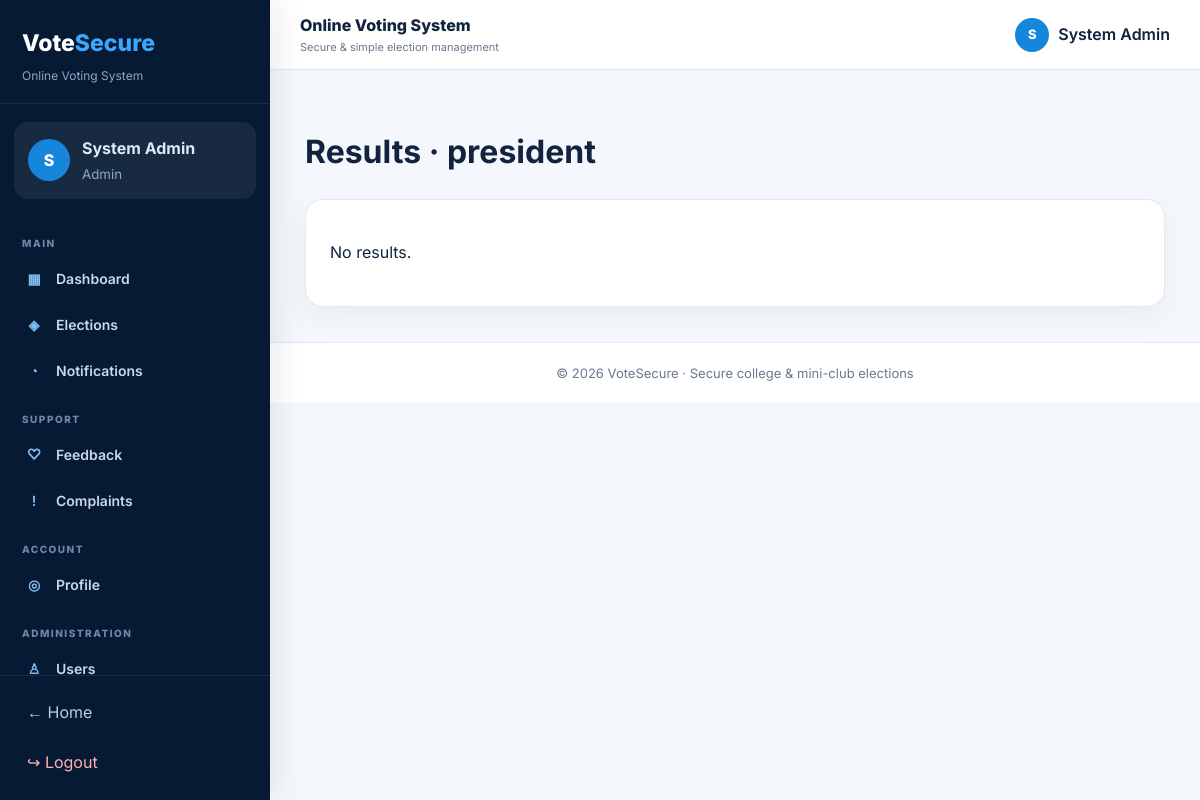
The app's page /results/3 (signed in) with its own data.
### tables this page shows
CREATE TABLE users(id INTEGER PRIMARY KEY AUTOINCREMENT,name TEXT NOT NULL,email TEXT UNIQUE NOT NULL,password_hash TEXT NOT NULL,role TEXT NOT NULL CHECK(role IN ('voter','candidate','admin')),phone TEXT,language TEXT DEFAULT 'English',accessibility INTEGER DEFAULT 0,is_active INTEGER DEFAULT 1,created_at TEXT NOT NULL);

CREATE TABLE elections(id INTEGER PRIMARY KEY AUTOINCREMENT,title TEXT NOT NULL,description TEXT,start_at TEXT NOT NULL,end_at TEXT NOT NULL,status TEXT NOT NULL DEFAULT 'Draft',created_by INTEGER,created_at TEXT NOT NULL,FOREIGN KEY(created_by) REFERENCES users(id));

### app.py (the view)
@app.route('/results/<int:eid>')
@login_required
def results(eid):
    e = q(
        'SELECT * FROM elections WHERE id=?',
        (eid,),
        True
    )
    if not e:
        abort(404)
    rows = q(
        '''
        SELECT
            u.name candidate_name,
            COUNT(v.id) votes
        FROM nominations n
        JOIN users u
            ON u.id=n.candidate_id
        LEFT JOIN votes v
            ON v.candidate_id=n.candidate_id
            AND v.election_id=n.election_id
        WHERE n.election_id=?
        AND n.status='Approved'
        GROUP BY n.candidate_id
        ORDER BY votes DESC
        ''',
        (eid,)
    )
    return render_template(
        'results.html',
        e=e,
        rows=rows
    )

### app.py (called while the page is built, shortened)
def get_db():
    if 'db' not in g:
        os.makedirs(
            os.path.dirname(DB_PATH),
            exist_ok=True
        )
        g.db = sqlite3.connect(DB_PATH)
        g.db.row_factory = sqlite3.Row
        g.db.execute(
            'PRAGMA foreign_keys=ON'
        )
    return g.db

def q(sql, args=(), one=False):
    cur = get_db().execute(sql, args)
    rows = cur.fetchall()
    cur.close()
    if one:
        return rows[0] if rows else None
    return rows

def login_required(fn):
    @wraps(fn)
    def wrap(*a, **kw):
        return fn(*a, **kw)
    return wrap

@app.context_processor
def common():
    unread = 0
    if session.get('user_id'):
        row = q(
            '''
            SELECT COUNT(*) AS c
            FROM notifications
            WHERE user_id=? AND is_read=0
            ''',
            (session['user_id'],),
            True
        )
        unread = row['c'] if row else 0
    current_user = None
    if session.get('user_id'):
        current_user = q(
            'SELECT * FROM users WHERE id=?',
            (session['user_id'],),
            True
        )
    return {
        'unread_notifications': unread,
        'current_user': current_user
    }

### templates/results.html
{% extends 'base.html' %}{% block content %}<h1>Results · {{e.title}}</h1>
<div class="card">{% for r in rows %}<div class="result">
    <div>
        <b>{{r.candidate_name}}</b>
        <small>{{r.votes}} vote(s)</small>
    </div>
    <div class="bar">
        <span style="width:{{(r.votes / (rows|sum(attribute='votes') or 1))*100}}%">
        </span>
    </div>
</div>{% else %}<p>No results.</p>{% endfor %}</div>{% endblock %}

### templates/base.html (shortened to what this page needs)
<!doctype html>
<html lang="en">
<head>
    <link rel="stylesheet" href="{{ url_for('static', filename='css/style.css') }}">
</head>
<body>
    {% if current_user %}
        <div class="app-layout">
            <aside class="sidebar" id="sidebar">
                <div class="sidebar-brand">
                    <a href="{{ url_for('dashboard') }}" class="brand">Vote<span>Secure</span></a>
                    <p>Online Voting System</p>
                </div>
                <div class="sidebar-user">
                    <div class="avatar">{{ session.name[:1]|upper }}</div>
                    <div>
                        <strong>{{ session.name }}</strong>
                        <small>{{ session.role|capitalize }}</small>
                    </div>
                </div>
                <nav class="sidebar-nav" aria-label="Dashboard navigation">
                    <p class="nav-section-title">MAIN</p>
                    <a class="{% if request.endpoint in ['dashboard', 'voter_dashboard', 'candidate_dashboard', 'admin_dashboard'] %}active{% endif %}" href="{{ url_for('dashboard') }}">
                        <span>▦</span> Dashboard
                    </a>
                    <a class="{% if request.endpoint in ['elections', 'election_detail', 'vote', 'confirmation'] %}active{% endif %}" href="{{ url_for('elections') }}">
                        <span>◈</span> Elections
                    </a>
                    <a class="{% if request.endpoint == 'notifications' %}active{% endif %}" href="{{ url_for('notifications') }}">
                        <span>◔</span> Notifications
                    </a>
                    <p class="nav-section-title">SUPPORT</p>
                    <a class="{% if request.endpoint == 'feedback' %}active{% endif %}" href="{{ url_for('feedback') }}">
                        <span>♡</span> Feedback
                    </a>
                    <a class="{% if request.endpoint == 'complaints' %}active{% endif %}" href="{{ url_for('complaints') }}">
                        <span>!</span> Complaints
                    </a>
                    <p class="nav-section-title">ACCOUNT</p>
                    <a class="{% if request.endpoint == 'profile' %}active{% endif %}" href="{{ url_for('profile') }}">
                        <span>◎</span> Profile
                    </a>
                    {% if session.role == 'admin' %}
                        <p class="nav-section-title">ADMINISTRATION</p>
                        <a class="{% if request.endpoint == 'admin_users' %}active{% endif %}" href="{{ url_for('admin_users') }}">
                            <span>♙</span> Users
                        </a>
                    {% endif %}
                </nav>
                <div class="sidebar-bottom">
                    <a href="{{ url_for('index') }}">← Home</a>
                    <a href="{{ url_for('logout') }}" class="logout-link">↪ Logout</a>
                </div>
            </aside>
            <div class="dashboard-area">
                <header class="dashboard-topbar">
                    <div>
                        <span class="topbar-title">Online Voting System</span>
                        <small>Secure &amp; simple election management</small>
                    </div>
                    <a href="{{ url_for('profile') }}" class="topbar-profile">
                        <span class="avatar small">{{ session.name[:1]|upper }}</span>
                        <span>{{ session.name }}</span>
                    </a>
                </header>
                <main class="dashboard-content">
    {% endif %}
    {% block content %}{% endblock %}
    {% if current_user %}
                </main>
                <footer class="dashboard-footer">
                    © 2026 VoteSecure · Secure college &amp; mini-club elections
                </footer>
            </div>
        </div>
    {% else %}
        </main>
        <footer>
            © 2026 VoteSecure · Secure college &amp; mini-club elections
        </footer>
    {% endif %}
</body>
</html>

### static/css/style.css (style rules this page uses)
:root { --navy: #061a33; --blue: #0879d1; --blue-dark: #075fa5; --blue-soft: #e8f3fc; --text: #12233f; --muted: #687b90; --border: #e0e8f1; --bg: #f4f7fb; --white: #ffffff; --success: #176b3a; --danger: #a62929; }
* { box-sizing: border-box; }
html { scroll-behavior: smooth; }
body { margin: 0; font-family: Inter, Arial, sans-serif; background: var(--bg); color: var(--text); line-height: 1.6; }
a { color: var(--blue); }
.brand { color: var(--white); text-decoration: none; font-size: 23px; font-weight: 800; }
.brand span { color: #3aa8ff; }
.app-layout { min-height: 100vh; display: flex; }
.sidebar { width: 270px; min-width: 270px; background: #061a33; color: #dce9f7; display: flex; flex-direction: column; position: fixed; inset: 0 auto 0 0; z-index: 100; box-shadow: 8px 0 30px rgba(6, 26, 51, 0.08); }
.sidebar-brand { padding: 25px 22px 18px; border-bottom: 1px solid rgba(255, 255, 255, 0.08); }
.sidebar-brand p { margin: 4px 0 0; color: #8fa8c2; font-size: 12px; }
.sidebar-user { margin: 18px 14px; padding: 14px; border-radius: 14px; background: rgba(255, 255, 255, 0.07); display: flex; align-items: center; gap: 12px; }
.sidebar-user strong, .sidebar-user small { display: block; }
.sidebar-user small { color: #8fa8c2; margin-top: 2px; }
.avatar { width: 42px; height: 42px; border-radius: 50%; display: grid; place-items: center; flex: 0 0 auto; background: #1685dc; color: #fff; font-weight: 800; }
.avatar.small { width: 34px; height: 34px; font-size: 13px; }
.sidebar-nav { padding: 0 12px; overflow-y: auto; }
.nav-section-title { margin: 18px 10px 7px; color: #6f89a4; font-size: 10px; font-weight: 800; letter-spacing: 1.5px; }
.sidebar-nav a { display: flex; align-items: center; gap: 12px; min-height: 43px; padding: 10px 12px; margin: 3px 0; border-radius: 10px; color: #c9d9e9; text-decoration: none; font-size: 14px; font-weight: 600; transition: 0.2s ease; }
.sidebar-nav a span { width: 20px; text-align: center; color: #82bff0; }
.sidebar-bottom { margin-top: auto; padding: 15px; border-top: 1px solid rgba(255, 255, 255, 0.08); display: grid; gap: 7px; }
.sidebar-bottom a { color: #b9cce0; text-decoration: none; padding: 9px 12px; border-radius: 9px; }
.sidebar-bottom .logout-link { color: #ffb2b2; }
.dashboard-area { width: calc(100% - 270px); min-height: 100vh; margin-left: 270px; }
.dashboard-topbar { min-height: 70px; padding: 12px 30px; background: #fff; border-bottom: 1px solid var(--border); display: flex; align-items: center; gap: 15px; position: sticky; top: 0; z-index: 40; }
.topbar-title { display: block; font-weight: 800; color: var(--text); }
.dashboard-topbar small { display: block; color: var(--muted); font-size: 11px; }
.topbar-profile { margin-left: auto; display: flex; align-items: center; gap: 9px; color: var(--text); text-decoration: none; font-weight: 600; }
.dashboard-content { max-width: 1400px; margin: 0 auto; padding: 35px; }
.dashboard-footer { border-top: 1px solid var(--border); background: #fff; color: var(--muted); text-align: center; padding: 20px; font-size: 13px; }
footer { background: var(--navy); color: #b9c9da; text-align: center; padding: 25px; }
.hero-card, .card, .stat { background: var(--white); border: 1px solid var(--border); border-radius: 18px; padding: 24px; box-shadow: 0 10px 30px rgba(16, 46, 77, 0.05); }

### records on screen
users: name "System Admin", role "Admin"
elections: title "president"

### other values on screen
{{ session.name[:1]|upper }} "S"
